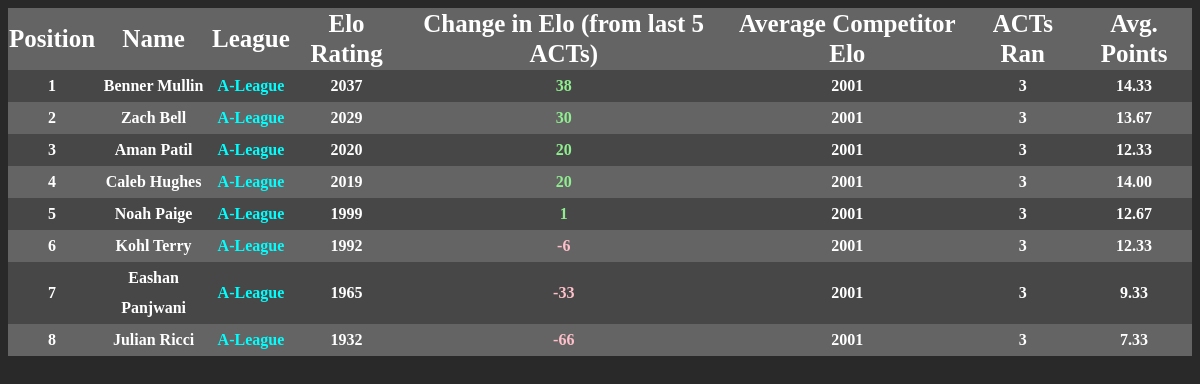
The page / on the database its author committed.
### ranks/models.py (models this page shows, shortened)
class Player(models.Model):
    PLAYER_CHOICES = (
        ("Eashan Panjwani", "EP"),
        ("Zach Bell", "ZB"),
        ("Benner Mullin", "BM"),
        ("Jackson Brodwolf", "JB"),
        ("Matt Halper", "MH"),
        ("Alex Hazel", "AH"),
        ("Harris Klein", "HK"),
        ("Kohl Terry", "KT"),
        ("Alex Mellas", "AM"),
        ("Noah Paige", "NP"),
        ("Julian Ricci", "JR"),
        ("Robbie Kramer", "RK"),
        ("Ethan Roberts", "ER"),
        ("Henry Rogers", "HR"),
        ("Ryan Simon", "RS"),
        ("Peter Netch", "PN"),
        ("Andrew Schanny", "AS"),
        ("Avery Friedman", "AF"),
        ("Josh Greenfield", "JG"),
        ("Will Spartin", "WS"),
        ("Will Goldberg", "WG"),
        ("Brady Sheaffer", "BS"),
        ("Aman Patil", "AP"),
        ("Zach Stern", "ZS"),
        ("Josh Josef", "JJ"),
        ("Nico Simon", "NS"),
        ("Sam Schoepke", "SS"),
        ("James Berthoud", "JBe"),
        ("Jonathan Nurko", "JN"),
        ("Spencer Gladstone", "SG"),
        ("Kion Noori", "KN"),
        ("Max Marchetto", "MM"),
        ("Chuck Leonetti", "CL"),
        ("Matt Flower", "MF"),
        ("Connor Caz", "CC"),
        ("Caleb Hughes", "CH"),
        ("Lukas Steinbock", "LS"),
        ("Brian Volk", "BV"),
        ("Nitan Shalon", "NSh"),
        ("Mat Zlotnick", "MZ"),
        ("Gavin Morse" , "GM"),
    )
    name = models.CharField(max_length=50, choices=PLAYER_CHOICES)
    elo = models.IntegerField(null=True)
    elo_change = models.IntegerField(default=0)
    elo_change1 = models.IntegerField(default=0)
    elo_change2 = models.IntegerField(default=0)
    elo_change3 = models.IntegerField(default=0)
    elo_change4 = models.IntegerField(default=0)
    elo_change5 = models.IntegerField(default=0)
    acts_ran = models.IntegerField(default=0)
    total_points = models.IntegerField(default=0)
    accum_competitor_elo = models.IntegerField(default=0)
    LEAGUE_CHOICES = (
        ("A-League", "A-League"),
        ("C-League", "C-League"),
        ("N/A", "N/A"),
    )
    league = models.CharField(max_length=50, choices=LEAGUE_CHOICES, null=True)

### ranks/views.py (the view, shortened to what this page needs)
# urls.py: 2. Add a URL to urlpatterns:  path('', views.home, name='home')
def home(request):
    player_dict = {}
    players = Player.objects.order_by('-elo')
    print("TEST")
    for player_object in players:
        print("uyay")
        if player_object.acts_ran > -1:
            player_dict[player_object.name] = player_object
        resetCounter = False
    return render(request, "ranks/home.html", {'dict': player_dict})

### ranks/templates/ranks/home.html (shortened to what this page needs)
<!DOCTYPE html>
{% load mathfilters %}
<html>
  <head>
  </head>
  <body>
    {%if dict%}
        <table>
          <tr class="tableheader">
            <th class="heading">Position</th>
            <th class="heading">Name</th>
            <th class="heading">League</th>
            <th class="heading">Elo Rating</th>
            <th class="heading">Change in Elo (from last 5 ACTs)</th>
            <th class="heading">Average Competitor Elo</th>
            <th class="heading">ACTs Ran</th>
            <th class="heading">Avg. Points</th>
          </tr>
      {%for name, player in dict.items%}
            <tr>
              <th>{{forloop.counter}}</th>
              <th>{{name}}</th>
              {%if player.league == "A-League"%}
                <th><font color="cyan">{{player.league}}</font></th>
              {%elif player.league == "C-League"%}
                <th><font color="yellow">{{player.league}}</font></th>
              {%else%}
                <th><font color="lightgreen">{{player.league}}</font></th>
              {%endif%}
              <th>{{player.elo}}</th>
              {%if player.elo_change > 0%}
                <th><font color="lightgreen">{{player.elo_change}}</font></th>
              {%elif player.elo_change < 0 %}
                <th><font color="pink">{{player.elo_change}}</font></th>
              {%else%}
                <th>{{player.elo_change}}</th>
              {%endif%}
              {%if player.acts_ran != 0%}
                <th>{{player.accum_competitor_elo|div:player.acts_ran|floatformat:0}}</th>
              {%else%}
                <th>N/A</th>
              {%endif%}
              <th>{{player.acts_ran}}</th>
              {%if player.acts_ran != 0%}
              <th>{{player.total_points|div:player.acts_ran|floatformat:2}}</th>
              {%else%}
              <th>N/A</th>
              {%endif%}
            </tr>
        {%endfor%}
        </table>
      {%endif%}
  </body>
</html>

### ranks/templates/ranks/home.html (style rules this page uses)
table, th { border-collapse: collapse; }
table { width: 100%; color: white; }
.heading { font-size: 25px; text-align: center; font-weight: bold; }
body { background-color: rgb(41, 41, 41); }
tr { line-height: 30px; }
tr:nth-child(even) { background-color: rgb(71, 71, 71) }
tr:nth-child(odd) { background-color: rgb(100, 100, 100) }

### rows shown on the page
Player: name "Benner Mullin", league "A-League", elo "2037", elo_change "38", accum_competitor_elo|div "2001", acts_ran "3", total_points|div "14.33"
Player: name "Zach Bell", league "A-League", elo "2029", elo_change "30", accum_competitor_elo|div "2001", acts_ran "3", total_points|div "13.67"
Player: name "Aman Patil", league "A-League", elo "2020", elo_change "20", accum_competitor_elo|div "2001", acts_ran "3", total_points|div "12.33"
Player: name "Caleb Hughes", league "A-League", elo "2019", elo_change "20", accum_competitor_elo|div "2001", acts_ran "3", total_points|div "14.00"
Player: name "Noah Paige", league "A-League", elo "1999", elo_change "1", accum_competitor_elo|div "2001", acts_ran "3", total_points|div "12.67"
Player: name "Kohl Terry", league "A-League", elo "1992", elo_change "-6", accum_competitor_elo|div "2001", acts_ran "3", total_points|div "12.33"
Player: name "Eashan Panjwani", league "A-League", elo "1965", elo_change "-33", accum_competitor_elo|div "2001", acts_ran "3", total_points|div "9.33"
Player: name "Julian Ricci", league "A-League", elo "1932", elo_change "-66", accum_competitor_elo|div "2001", acts_ran "3", total_points|div "7.33"
